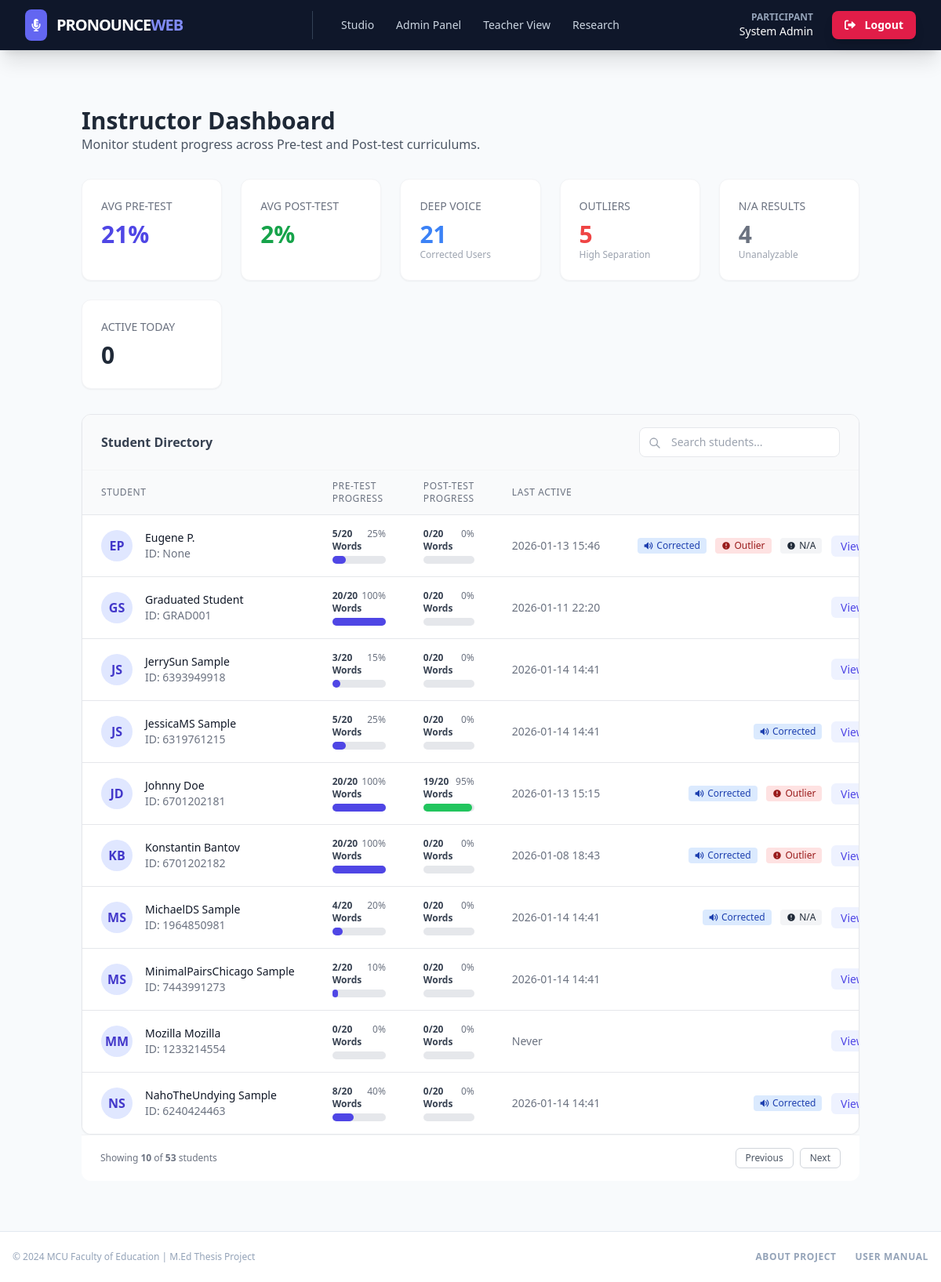
Before: /dashboard/teacher?page=2&search= (signed in) with the older database file.
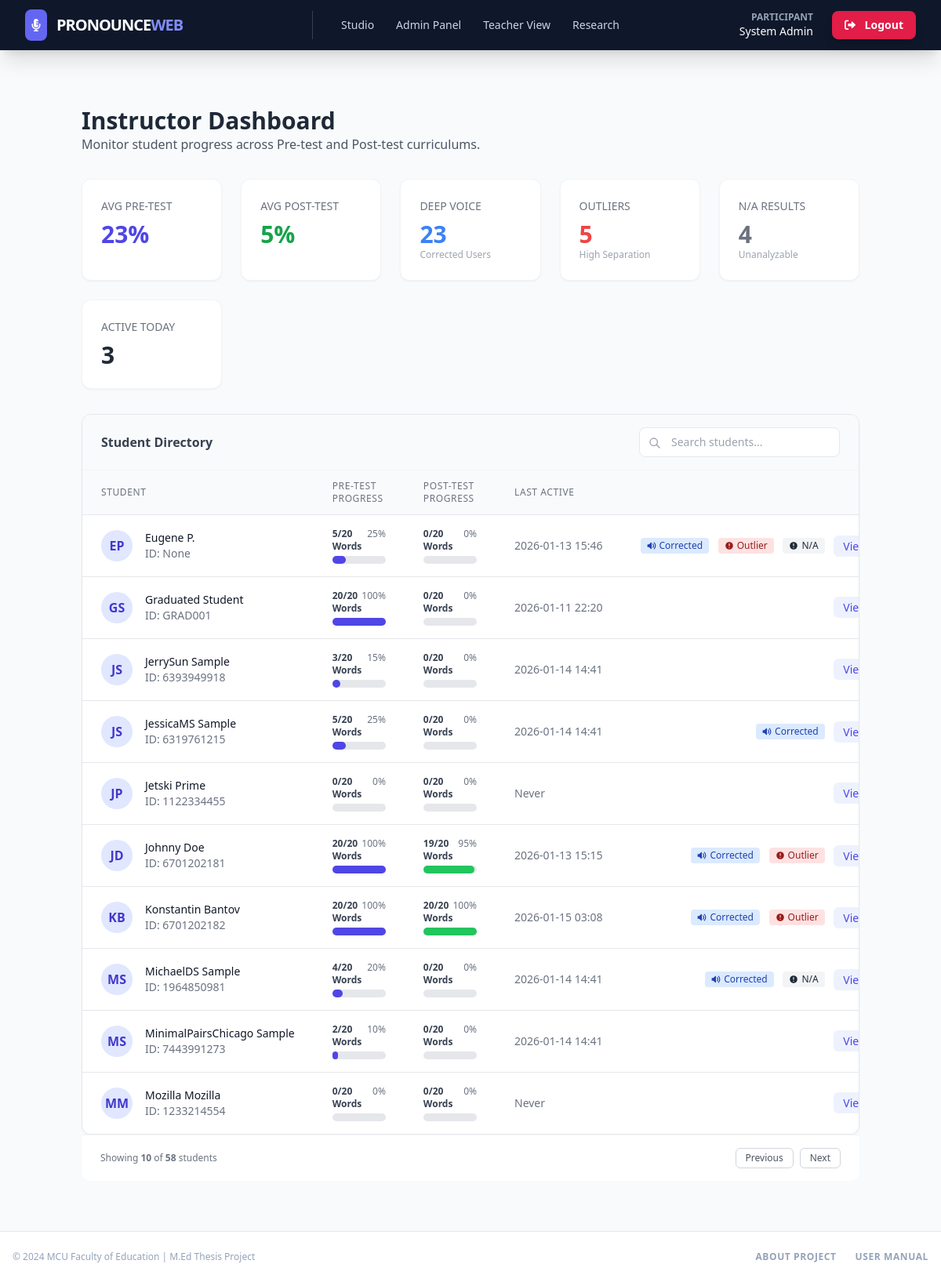
After: the same page with the newer database file.
### models.py (models this page shows, shortened)
class User(UserMixin, db.Model):
    __tablename__ = "users"
    id = db.Column(db.Integer, primary_key=True)
    username = db.Column(db.String(64), unique=True, index=True, nullable=False)
    password_hash = db.Column(db.String(256), nullable=False)
    first_name = db.Column(db.String(64), nullable=False)
    last_name = db.Column(db.String(64), nullable=False)
    student_id = db.Column(db.String(20), unique=True, nullable=True, index=True)
    role = db.Column(db.String(20), default="student", nullable=False)
    consented_at = db.Column(db.DateTime, nullable=True)
    created_at = db.Column(db.DateTime, default=lambda: datetime.now(timezone.utc))
    submissions = db.relationship("Submission", backref="user", lazy="dynamic")

### dashboard_routes.py (the view, shortened to what this page needs)
@dashboards.route("/teacher")
@login_required
def teacher_dashboard():
    if current_user.role not in ["teacher", "admin"]:
        flash("Access denied. Instructor privileges required.", "danger")
        return redirect(url_for("index"))
    all_students = User.query.filter_by(role="student").all()
    total_pre_progress = 0
    total_post_progress = 0
    deep_voice_count = 0
    outlier_count = 0
    missing_count = 0
    active_today = 0
    today_date = datetime.now(timezone.utc).date()
    for s in all_students:
        subs = s.submissions.all()
        pre_subs = [sub for sub in subs if sub.test_type == "pre"]
        post_subs = [sub for sub in subs if sub.test_type == "post"]
        pre_count = len({sub.word_id for sub in pre_subs})
        post_count = len({sub.word_id for sub in post_subs})
        pre_pct = min(100, int((pre_count / 20) * 100))
        post_pct = min(100, int((post_count / 20) * 100))
        total_pre_progress += pre_pct
        total_post_progress += post_pct
        if subs:
            subs.sort(key=lambda x: x.timestamp, reverse=True)
            last_sub = subs[0]
            if last_sub.timestamp.date() == today_date:
                active_today += 1
            has_deep_voice = any(
                sub.analysis and sub.analysis.is_deep_voice_corrected for sub in subs
            )
            has_outlier = any(sub.analysis and sub.analysis.is_outlier for sub in subs)
            has_missing = any(
                sub.analysis and sub.analysis.distance_bark is None for sub in subs
            )
            if has_deep_voice:
                deep_voice_count += 1
            if has_outlier:
                outlier_count += 1
            if has_missing:
                missing_count += 1
    num_students = len(all_students) if all_students else 1
    class_stats = {
        "avg_pre_completion": int(total_pre_progress / num_students),
        "avg_post_completion": int(total_post_progress / num_students),
        "deep_voice_count": deep_voice_count,
        "outlier_count": outlier_count,
        "missing_count": missing_count,
        "active_today": active_today,
    }
    page = request.args.get("page", 1, type=int)
    search_query = request.args.get("search", "")
    per_page = 10
    query = User.query.filter_by(role="student")
    pagination = query.order_by(User.first_name.asc()).paginate(  # type: ignore
        page=page, per_page=per_page, error_out=False
    )
    student_data = []
    for s in pagination.items:
        subs = s.submissions.all()
        pre_count = len({sub.word_id for sub in subs if sub.test_type == "pre"})
        post_count = len({sub.word_id for sub in subs if sub.test_type == "post"})
        pre_pct = min(100, int((pre_count / 20) * 100))
        post_pct = min(100, int((post_count / 20) * 100))
        last_active_str = "Never"
        has_deep_voice = False
        has_outlier = False
        has_missing = False
        if subs:
            subs.sort(key=lambda x: x.timestamp, reverse=True)
            last_active_str = subs[0].timestamp.strftime("%Y-%m-%d %H:%M")
            has_deep_voice = any(
                sub.analysis and sub.analysis.is_deep_voice_corrected for sub in subs
            )
            has_outlier = any(sub.analysis and sub.analysis.is_outlier for sub in subs)
            has_missing = any(
                sub.analysis and sub.analysis.distance_bark is None for sub in subs
            )
        student_data.append(
            {
                "id": s.id,
                "name": f"{s.first_name} {s.last_name}",
                "student_id": s.student_id,
                "initials": (
                    (s.first_name[0] + s.last_name[0]).upper() if s.first_name else "??"
                ),
                "pre_completed_count": pre_count,
                "post_completed_count": post_count,
                "pre_progress_percent": pre_pct,
                "post_progress_percent": post_pct,
                "last_active_str": last_active_str,
                "has_deep_voice": has_deep_voice,
                "has_outlier": has_outlier,
                "has_missing": has_missing,
            }
        )
    return render_template(
        "dashboards/teacher_view.html",
        class_stats=class_stats,
        students=student_data,
        pagination=pagination,
        search_query=search_query,
    )

### flask_app.py (called while the page is built, shortened)
@login_manager.user_loader
def load_user(user_id: str) -> User | None:
    return User.query.get(int(user_id))

@app.before_request
def check_for_maintenance() -> Any:
    from flask import redirect, url_for

### models.py (called while the page is built)
    @staticmethod
    def get(key: str, default: str | None = None) -> str | None:
        config = SystemConfig.query.filter_by(key=key).first()
        return config.value if config else default

    @staticmethod
    def get_bool(key: str, default: bool = False) -> bool:
        val = SystemConfig.get(key)
        if val is None:
            return default
        return val.lower() in ["true", "1", "t", "y", "yes"]

### templates/dashboards/teacher_view.html (shortened to what the changed rows need)
{% extends "base.html" %}
{% block content %}
<div class="container mx-auto px-4 py-8">
    <div class="flex justify-between items-center mb-8">
        <div>
            <h1 class="text-3xl font-bold text-gray-800">Instructor Dashboard</h1>
        </div>
    </div>
    <div class="grid grid-cols-1 md:grid-cols-5 gap-6 mb-8">
        <div class="bg-white p-6 rounded-xl shadow-sm border border-gray-100">
            <h3 class="text-gray-500 text-sm font-medium uppercase">Avg Pre-Test</h3>
            <p class="text-3xl font-bold text-indigo-600 mt-2">{{ class_stats.avg_pre_completion }}%</p>
        </div>
        <div class="bg-white p-6 rounded-xl shadow-sm border border-gray-100">
            <h3 class="text-gray-500 text-sm font-medium uppercase">Avg Post-Test</h3>
            <p class="text-3xl font-bold text-green-600 mt-2">{{ class_stats.avg_post_completion }}%</p>
        </div>
        <div class="bg-white p-6 rounded-xl shadow-sm border border-gray-100">
            <h3 class="text-gray-500 text-sm font-medium uppercase">Deep Voice</h3>
            <p class="text-3xl font-bold text-blue-500 mt-2">{{ class_stats.deep_voice_count }}</p>
            <p class="text-xs text-gray-400">Corrected Users</p>
        </div>
        <div class="bg-white p-6 rounded-xl shadow-sm border border-gray-100">
            <h3 class="text-gray-500 text-sm font-medium uppercase">Active Today</h3>
            <p class="text-3xl font-bold text-gray-800 mt-2">{{ class_stats.active_today }}</p>
        </div>
    </div>
    <div class="bg-white rounded-xl shadow-sm border border-gray-200 overflow-hidden">
        <table class="min-w-full divide-y divide-gray-200">
            <thead class="bg-gray-50">
                <tr>
                    <th class="px-6 py-3 text-left text-xs font-medium text-gray-500 uppercase tracking-wider">
                        Student
                    </th>
                    <th class="px-6 py-3 text-left text-xs font-medium text-gray-500 uppercase tracking-wider w-1/4">
                        Pre-Test Progress</th>
                    <th class="px-6 py-3 text-left text-xs font-medium text-gray-500 uppercase tracking-wider w-1/4">
                        Post-Test Progress</th>
                    <th class="px-6 py-3 text-left text-xs font-medium text-gray-500 uppercase tracking-wider">Last
                        Active</th>
                    <th class="px-6 py-3 text-right text-xs font-medium text-gray-500 uppercase tracking-wider">
                    </th>
                </tr>
            </thead>
            <tbody class="bg-white divide-y divide-gray-200">
                {% for student in students %}
                <tr class="hover:bg-gray-50 transition-colors">
                    <td class="px-6 py-4 whitespace-nowrap">
                        <div class="flex items-center">
                            <div
                                class="flex-shrink-0 h-10 w-10 bg-indigo-100 rounded-full flex items-center justify-center text-indigo-700 font-bold">
                                {{ student.initials }}
                            </div>
                            <div class="ml-4">
                                <div class="text-sm font-medium text-gray-900">{{ student.name }}</div>
                                <div class="text-sm text-gray-500">ID: {{ student.student_id }}</div>
                            </div>
                        </div>
                    </td>
                    <td class="px-6 py-4 align-middle">
                        <div class="w-full">
                            <div class="flex justify-between text-xs mb-1">
                                <span class="font-semibold text-gray-700">{{ student.pre_completed_count }}/20
                                    Words</span>
                                <span class="text-gray-500">{{ student.pre_progress_percent }}%</span>
                            </div>
                            <div class="w-full bg-gray-200 rounded-full h-2.5">
                                <div class="bg-indigo-600 h-2.5 rounded-full"
                                    style="width: {{ student.pre_progress_percent }}%"></div>
                            </div>
                        </div>
                    </td>
                    <td class="px-6 py-4 align-middle">
                        <div class="w-full">
                            <div class="flex justify-between text-xs mb-1">
                                <span class="font-semibold text-gray-700">{{ student.post_completed_count }}/20
                                    Words</span>
                                <span class="text-gray-500">{{ student.post_progress_percent }}%</span>
                            </div>
                            <div class="w-full bg-gray-200 rounded-full h-2.5">
                                <div class="bg-green-500 h-2.5 rounded-full"
                                    style="width: {{ student.post_progress_percent }}%"></div>
                            </div>
                        </div>
                    </td>
                    <td class="px-6 py-4 whitespace-nowrap text-sm text-gray-500">
                        {{ student.last_active_str }}
                    </td>
                    <td class="px-6 py-4 whitespace-nowrap text-right text-sm font-medium">
                        {% if student.has_deep_voice %}
                        <span
                            class="inline-flex items-center px-2 py-0.5 rounded text-xs font-medium bg-blue-100 text-blue-800 mr-2"
                            title="Deep Voice Correction Applied">
                            Corrected
                        </span>
                        {% endif %}
                        {% if student.has_outlier %}
                        <span
                            class="inline-flex items-center px-2 py-0.5 rounded text-xs font-medium bg-red-100 text-red-800 mr-2"
                            title="Outlier Detected">
                            <svg class="w-3 h-3 mr-1" fill="currentColor" viewBox="0 0 20 20">
                                <path fill-rule="evenodd"
                                    d="M18 10a8 8 0 11-16 0 8 8 0 0116 0zm-7 4a1 1 0 11-2 0 1 1 0 012 0zm-1-9a1 1 0 00-1 1v4a1 1 0 102 0V6a1 1 0 00-1-1z"
                                    clip-rule="evenodd"></path>
                            </svg>
                            Outlier
                        </span>
                        {% endif %}
                        {% if student.has_missing %}
                        <span
                            class="inline-flex items-center px-2 py-0.5 rounded text-xs font-medium bg-gray-100 text-gray-800 mr-2"
                            title="Missing Scores / Unanalyzable Audio">
                            <svg class="w-3 h-3 mr-1" fill="currentColor" viewBox="0 0 20 20">
                                <path fill-rule="evenodd"
                                    d="M18 10a8 8 0 11-16 0 8 8 0 0116 0zm-7 4a1 1 0 11-2 0 1 1 0 012 0zm-1-9a1 1 0 00-1 1v4a1 1 0 102 0V6a1 1 0 00-1-1z"
                                    clip-rule="evenodd"></path>
                            </svg>
                            N/A
                        </span>
                        {% endif %}
                        <a href="{{ url_for('dashboards.student_detail', user_id=student.id) }}"
                            class="text-indigo-600 hover:text-indigo-900 bg-indigo-50 px-3 py-1 rounded-md hover:bg-indigo-100 transition">
                            View Details
                        </a>
                    </td>
                </tr>
                {% endfor %}
            </tbody>
        </table>
    </div>
    {% if pagination.total > 10 %}
    <div class="px-6 py-4 border-t border-gray-100 bg-white flex justify-between items-center rounded-b-xl">
        <span class="text-xs text-gray-500">
            Showing <strong>{{ students|length }}</strong> of <strong>{{ pagination.total }}</strong> students
        </span>
        <div class="flex gap-2">
            {% if pagination.has_prev %}
            <a href="{{ url_for('dashboards.teacher_dashboard', page=pagination.prev_num, search=search_query) }}"
                class="px-3 py-1 border border-gray-300 rounded-md text-xs text-gray-600 hover:bg-gray-100 transition">Previous</a>
            {% else %}
            <button
                class="px-3 py-1 border border-gray-200 rounded-md text-xs text-gray-400 bg-gray-50 cursor-not-allowed"
                disabled>Previous</button>
            {% endif %}
            {% if pagination.has_next %}
            <a href="{{ url_for('dashboards.teacher_dashboard', page=pagination.next_num, search=search_query) }}"
                class="px-3 py-1 border border-gray-300 rounded-md text-xs text-gray-600 hover:bg-gray-100 transition">Next</a>
            {% else %}
            <button
                class="px-3 py-1 border border-gray-200 rounded-md text-xs text-gray-400 bg-gray-50 cursor-not-allowed"
                disabled>Next</button>
            {% endif %}
        </div>
    </div>
    {% endif %}
</div>
{% endblock %}

Changed rows visible on the page:
no longer on this page (row unchanged): User: initials "NS", name "NahoTheUndying Sample", student_id "6240424463", pre_completed_count "8", pre_progress_percent "40", post_completed_count "0", post_progress_percent "0", last_active_str "2026-01-14 14:41", shows "Corrected"
added User: initials "JP", name "Jetski Prime", student_id "1122334455", pre_completed_count "0", pre_progress_percent "0", post_completed_count "0", post_progress_percent "0", last_active_str "Never"
computed for User (number 7 of 10 on the later page): post_completed_count "0" → "20"; post_progress_percent "0" → "100"; last_active_str "2026-01-08 18:43" → "2026-01-15 03:08"
Other visible differences:
{{ class_stats.avg_pre_completion }}: "21" → "23"
{{ class_stats.avg_post_completion }}: "2" → "5"
{{ class_stats.deep_voice_count }}: "21" → "23"
{{ class_stats.active_today }}: "0" → "3"
{{ pagination.total }}: "53" → "58"
